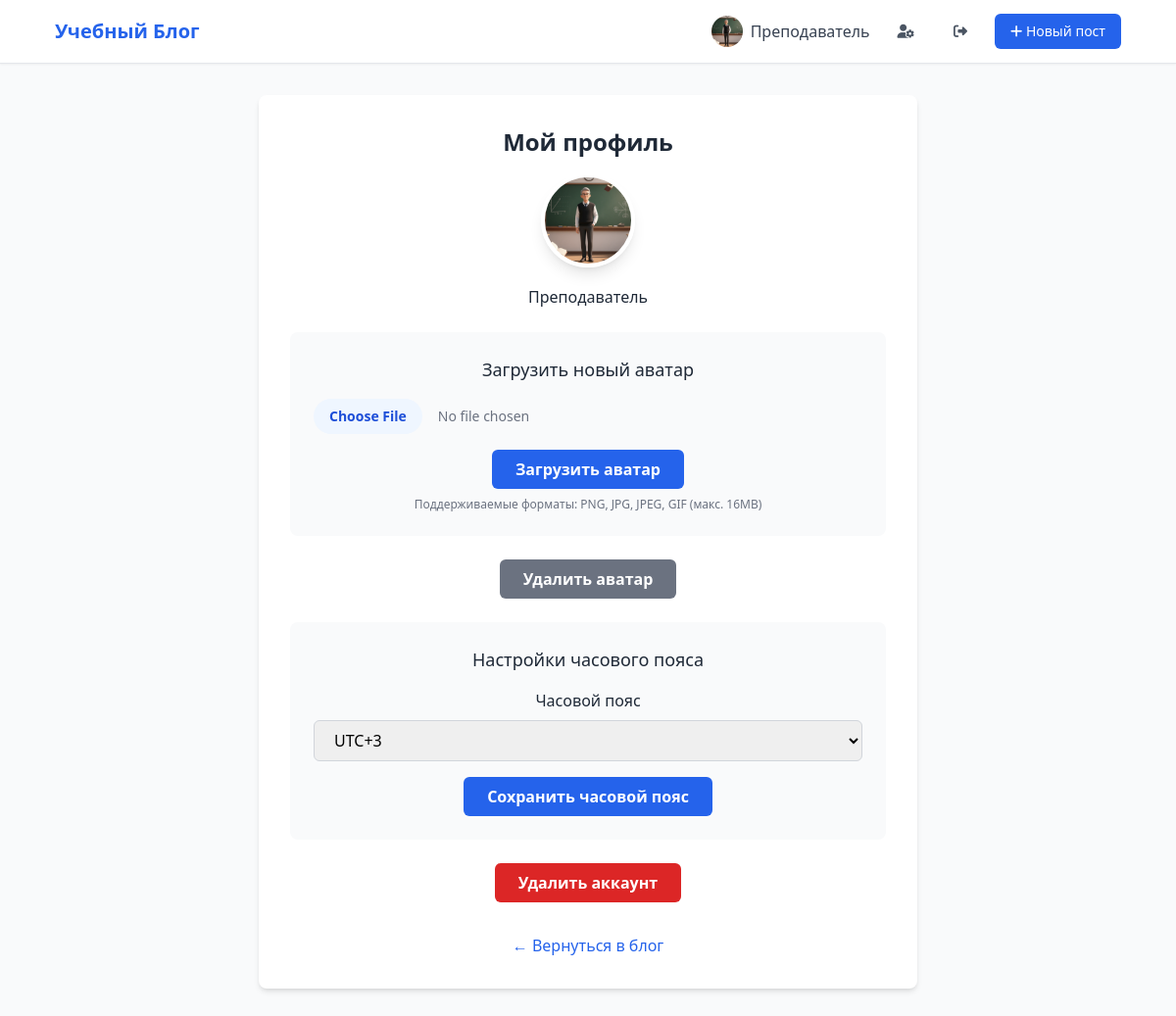
/profile (signed in), run on the app's committed database.
### tables this page shows
CREATE TABLE users (
            id INTEGER PRIMARY KEY AUTOINCREMENT,
            username TEXT UNIQUE NOT NULL,
            password_hash TEXT NOT NULL,
            avatar TEXT DEFAULT 'default.png',
            timezone_offset INTEGER DEFAULT 3
        );

### app.py (the view, shortened to what this page needs)
@app.route('/profile', methods=['GET', 'POST'])
def profile():
    if 'user_id' not in session:
        return redirect(url_for('login'))
    conn = get_db_connection()
    user = conn.execute('SELECT * FROM users WHERE id = ?', (session['user_id'],)).fetchone()
    conn.close()
    return render_template('profile.html', user=user)

### database.py (called while the page is built)
def get_db_connection():
    conn = sqlite3.connect(Config.DATABASE_PATH)
    conn.row_factory = sqlite3.Row
    return conn

### templates/profile.html (shortened to what this page needs)
{% extends "base.html" %}
{% block content %}
<div class="max-w-2xl mx-auto">
    <div class="bg-white rounded-lg shadow-md p-8">
        <div class="text-center mb-8">
            <h2 class="text-2xl font-bold text-gray-800 mb-4">Мой профиль</h2>
            <div class="mb-6">
                <div class="inline-block relative">
                    {% if user.avatar and user.avatar != 'default.png' %}
                        <img src="{{ url_for('static', filename='avatars/' + user.avatar) }}"
                             alt="Аватар"
                             class="w-24 h-24 rounded-full object-cover border-4 border-white shadow-lg">
                    {% else %}
                        <div class="avatar-circle avatar-{{ user.username|first|upper }} w-24 h-24 flex items-center justify-center text-3xl">
                            {{ user.username|first|upper }}
                        </div>
                    {% endif %}
                </div>
                <p class="mt-3 font-medium text-gray-800">{{ session.username }}</p>
            </div>
            <form method="POST" enctype="multipart/form-data" class="bg-gray-50 p-6 rounded-lg mb-6">
                <h3 class="text-lg font-medium text-gray-800 mb-4">Загрузить новый аватар</h3>
                <div class="mb-4">
                    <input type="file" id="avatar" name="avatar" accept="image/*"
                           class="block w-full text-sm text-gray-500
                                  file:mr-4 file:py-2 file:px-4
                                  file:rounded-full file:border-0
                                  file:text-sm file:font-semibold
                                  file:bg-blue-50 file:text-blue-700
                                  hover:file:bg-blue-100">
                </div>
                <button type="submit" class="bg-blue-600 hover:bg-blue-700 text-white font-bold py-2 px-6 rounded-md transition duration-200">
                    Загрузить аватар
                </button>
                <p class="text-xs text-gray-500 mt-2">Поддерживаемые форматы: PNG, JPG, JPEG, GIF (макс. 16MB)</p>
            </form>
            <form method="POST" class="mb-6">
                <button type="submit" name="remove_avatar" value="1"
                        class="bg-gray-500 hover:bg-gray-600 text-white font-bold py-2 px-6 rounded-md transition duration-200">
                    Удалить аватар
                </button>
            </form>
            <div class="bg-gray-50 p-6 rounded-lg mb-6">
                <h3 class="text-lg font-medium text-gray-800 mb-4">Настройки часового пояса</h3>
                <form method="POST">
                    <div class="mb-4">
                        <label for="timezone_offset" class="block text-gray-800 font-medium mb-2">Часовой пояс</label>
                        <select id="timezone_offset" name="timezone_offset"
                                class="w-full px-4 py-2 border border-gray-300 rounded-md focus:outline-none focus:ring-2 focus:ring-blue-500 focus:border-transparent">
                            {% for i in range(-12, 15) %}
                                <option value="{{ i }}" {% if user.timezone_offset == i %}selected{% endif %}>UTC{{ '+' if i >= 0 else '' }}{{ i }}</option>
                            {% endfor %}
                        </select>
                    </div>
                    <button type="submit" class="bg-blue-600 hover:bg-blue-700 text-white font-bold py-2 px-6 rounded-md transition duration-200">
                        Сохранить часовой пояс
                    </button>
                </form>
            </div>
            <form method="POST" class="mb-6">
                <button type="submit" name="delete_account" value="1"
                        class="bg-red-600 hover:bg-red-700 text-white font-bold py-2 px-6 rounded-md transition duration-200"
                        onclick="return confirm('Вы уверены, что хотите удалить свой аккаунт? Это действие необратимо.');">
                    Удалить аккаунт
                </button>
            </form>
        </div>
        <div class="text-center">
            <a href="{{ url_for('index') }}" class="text-blue-600 hover:text-blue-800 font-medium">
                ← Вернуться в блог
            </a>
        </div>
    </div>
</div>
{% endblock %}

### templates/base.html (shortened to what this page needs)
<!DOCTYPE html>
<html lang="ru">
<head>
    <script src="https://cdn.tailwindcss.com"></script>
    <link rel="stylesheet" href="https://cdnjs.cloudflare.com/ajax/libs/font-awesome/6.4.0/css/all.min.css">
</head>
<body class="bg-gray-50 min-h-screen">
    <nav class="bg-white shadow-sm border-b">
        <div class="max-w-6xl mx-auto px-4 sm:px-6 lg:px-8">
            <div class="flex justify-between h-16">
                <div class="flex items-center">
                    <a href="{{ url_for('index') }}" class="text-xl font-bold text-blue-600 hover:text-blue-800">Учебный Блог</a>
                </div>
                <div class="flex items-center space-x-4">
                    {% if session.username %}
                        <div class="flex items-center space-x-2">
                            {% if session.avatar and session.avatar != 'default.png' %}
                                <img src="{{ url_for('static', filename='avatars/' + session.avatar) }}"
                                     alt="Аватар"
                                     class="w-8 h-8 rounded-full object-cover">
                            {% else %}
                                <div class="avatar-circle avatar-{{ session.username|first|upper }} w-8 h-8 flex items-center justify-center text-sm">
                                    {{ session.username|first|upper }}
                                </div>
                            {% endif %}
                            <span class="hidden md:inline text-gray-700 font-medium">{{ session.username }}</span>
                        </div>
                        <a href="{{ url_for('profile') }}" class="text-gray-600 hover:text-blue-600 px-3 py-2 rounded-md text-sm font-medium">
                            <i class="fas fa-user-cog"></i>
                        </a>
                        <a href="{{ url_for('logout') }}" class="text-gray-600 hover:text-blue-600 px-3 py-2 rounded-md text-sm font-medium">
                            <i class="fas fa-sign-out-alt"></i>
                        </a>
                        <a href="{{ url_for('new_post') }}" class="bg-blue-600 hover:bg-blue-700 text-white px-4 py-2 rounded-md text-sm font-medium transition duration-200">
                            <i class="fas fa-plus"></i> Новый пост
                        </a>
                    {% endif %}
                </div>
            </div>
        </div>
    </nav>
    <main class="max-w-6xl mx-auto px-4 sm:px-6 lg:px-8 py-8">
        {% block content %}{% endblock %}
    </main>
</body>
</html>

### data on the page
users: username "Преподаватель", avatar (picture), timezone_offset "UTC+3"
